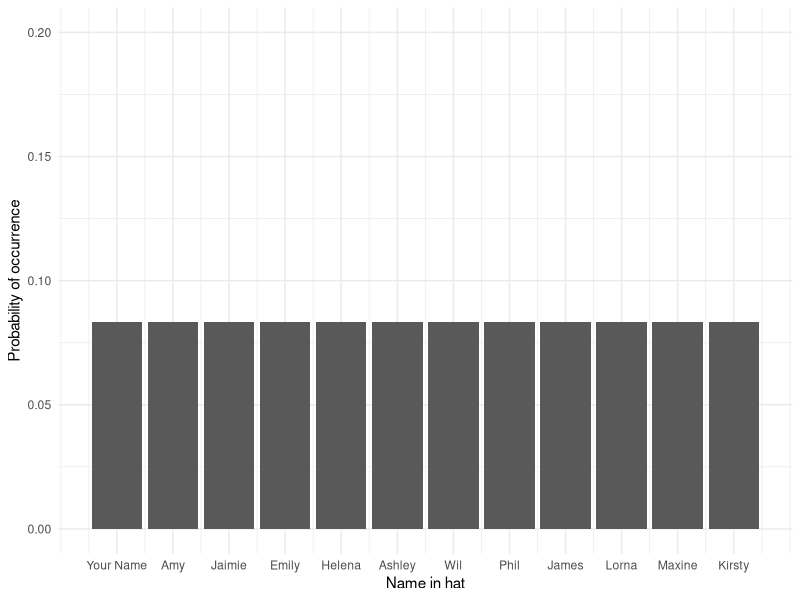
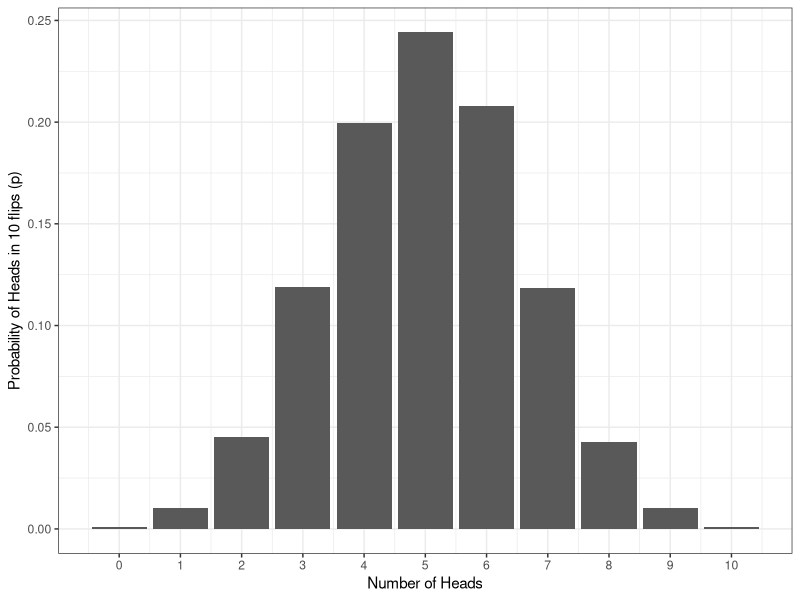

Generate these figures, in order, with R:
## ---- chunk 1
library(tidyverse)
name <- 1:12
prob <- sample(x = .08333333, size = 12, replace = TRUE)
dat <- tibble(name, prob)
ggplot(dat, aes(name, prob)) +
  geom_col() +
  scale_y_continuous(limits = c(0,.2), name = "Probability of occurrence") +
  scale_x_continuous(breaks = c(1,2,3,4,5,6,7,8,9,10,11,12),
                     name = "Name in hat",
                     labels = c("Your Name","Amy", "Jaimie","Emily","Helena","Ashley","Wil","Phil","James","Lorna","Maxine","Kirsty")) +
  theme_minimal()
## ---- chunk 2
heads10000 <- replicate(n = 10000, 
                        expr = sample(0:1, 10, TRUE) %>% 
                          sum())
data10000 <- tibble(heads = heads10000) %>%   # convert to a tibble
                group_by(heads) %>%     # group by number of possibilities 
                summarise(n = n(), # count occurances of each possibility,
                          p=n/10000) # & calculate probability (p) of each
ggplot(data10000, aes(x = heads,y = p)) + 
  geom_bar(stat = "identity") + 
  labs(x = "Number of Heads", 
       y = "Probability of Heads in 10 flips (p)") +
  theme_bw() +
  scale_x_continuous(breaks = c(0,1,2,3,4,5,6,7,8,9,10))
